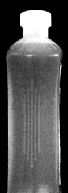
#> input picture data/modelo_botela.tif, 68 x 193 px
$ python TP1_aplicacion.py
#> lines starting #> are read from the running program, lines starting #| are printed output that depends on the picture; after the words box and inside, x2 and y2 are one past the last pixel; in counts of white or black regions, pixels touching at a corner belong together
### Entrega 1/TP1_utils.py
import cv2 as cv
import numpy as np

######################################################################################
#                                                                                    #
#                          FUNCIONES DE EDICION                                      #
#                                                                                    #
######################################################################################

#Unir imagenes en una sola
#Orientacion horizontal(a lo ancho) axis=0, vertical(a lo largo) axis=1
# [44 lines left out: functions joinImg, opUmbral, not called in this run]

#########################################################
#         OPERADOR INTERVALO UMBRAL ESCALA GRISES        #
# Ref: umbral es la intensidad (0,255)                   #
# Mantiene escala de grises en el intervalo umbral       #
# lo que este fuera del intervalo se transforma a @color #
# @param: imagen, umbral, color                          #
#########################################################

def opUmbralGrises(img, umbral, color):
    for i in range(img.shape[0]):
        for j in range(img.shape[1]):
            if (not(img[i,j] >= umbral[0] and img[i,j] <= umbral[1])):
                img[i,j] = color


#########################################################
#                 OPERADOR OFFSET                       #
# agrega/quita brillo a la imagen                       #
# @param: imagen, offset                                #
#########################################################

# [11 lines left out: function opOffset, not called in this run]


######################################################################################
#                                                                                    #
#                          FUNCIONES OPERATIVAS                                      #
#                                                                                    #
######################################################################################

##################################################
#                                                #
#             Busca el primer px de color        #
# Busca por fila - columna la primer ocurrencia  #
# de pixel.                                      #
# @return posicion de la mitad de la tapa        #
##################################################

def centroBotella(img):
    fila_tapa = 0
    pxs = 0
    flag = False
    for i in range(img.shape[0]):
        for j in range(img.shape[1]):
            if(img[i,j] == 255):
                pxs += 1
                fin_tapa = j
                flag = True
        if (flag):
            fila_tapa = i
            break
    col_tapa = fin_tapa-int(pxs/2)
    pt_med = (fila_tapa,col_tapa)
    return np.array(pt_med)

##########################################################
#Cuenta los px de un determinado color en linea vertical #
# u horizontal                                           #
# default blanco, vertical                               #
##########################################################

# [9 lines left out: function contadorPxColor, not called in this run]

##########################################################
#                                                        #
#               Aislar y ecuadrar objetos                #
#                                                        #
# Recorre por columna cada fila buscando el primer px    #
# de distinto @color al del fondo                        #
# @return: coordenadas de inicio y final del obj         #
##########################################################

def coord_bounding_box(img, color, margen):
    x_i = 0
    y_i = 0
    x_f = img.shape[1]
    y_f = 0
    flag = True
    #Busco inicio y final a lo ancho (x)
    for j in range(img.shape[1]):
        if(flag and np.average(img[:,j]) > 10):
            x_i = (j-margen if (j-margen)>0 else 0)
            flag = False
        if(not(flag) and np.average(img[:,j]) < 10):
            x_f = (j+margen if (j+margen)<img.shape[1] else img.shape[1])
            break

    #Busco inicio y final a lo largo (y)
    flag = True
    for i in range(img.shape[0]):
        if(flag and np.average(img[i,:]) > 10):
            y_i = (i-margen if (i-margen)>0 else 0)
            flag = False
        if(not(flag) and np.average(img[i,:]) < 10):
            y_f = (i+margen if (i+margen)>img.shape[0] else img.shape[0])
            break
        y_f = i

    return [(x_i, y_i), (x_f, y_f)]

def bounding_box(img, _color=(0,255,0)):
    margen = 4
    inicio, fin = coord_bounding_box(img, 0, margen)
    img_RGB = cv.cvtColor(img, cv.COLOR_GRAY2RGB)
    cv.rectangle(img_RGB, inicio, fin, color=_color, thickness=1)

    return img_RGB, inicio, fin

### Entrega 1/TP1_aplicacion.py
import numpy as np
import cv2 as cv
import matplotlib.pyplot as plt
from TP1_utils import *

#Se tomó una de las botellas llenas para tener como referencia para los calculos
def botellaLlena():
    img_modelo = cv.imread("../data/modelo_botela.tif",cv.IMREAD_GRAYSCALE)
#> img_modelo is the input picture: shape (193, 68); min 0, max 255, mean 83.2
    opUmbralGrises(img_modelo,(0,210),255)
    pt_med = centroBotella(img_modelo)
#> pt_med = [10, 35]
    fila_med = img_modelo[pt_med[0]:,pt_med[1]]
#> fila_med = 183 values, max 255 at index 0, min 56 at index 71, mean 133.7
    px_llena = np.average(fila_med)
#> px_llena = 133.7
    return px_llena

ref_llena = botellaLlena()
#> ref_llena = 133.7
p_umbral = 0.15   # 15% con respecto a la botella llena
umbral = ref_llena * (1 + p_umbral)     #Si no esta llena, va a tener mas blanco ->255
#> umbral = 153.7

#Pre-procesamiento
#Se carga la imagen a analizar, se la pre procesa mateniendo la escala de grises dentro del
#intervalo de intensidad (0,210) y por fuera se lo lleva a 255, para eliminar ruido
img = cv.imread("../data/botellas.tif",cv.IMREAD_GRAYSCALE)
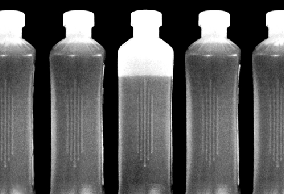
#> input picture data/botellas.tif, 284 x 194 px
#> img is the input picture: shape (194, 284); min 0, max 255, mean 90.1
print('alto: %d, ancho: %d' % (img.shape[0], img.shape[1]))
#| alto: 194, ancho: 284
opUmbralGrises(img,(0,210),255)
#> call 2 of opUmbralGrises, with umbral = (0, 210), color = 255
#> after the loop in opUmbralGrises (call 2), `for i in range(img.shape[0]):`:
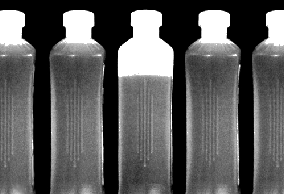
#> img: shape (194, 284); 3.8% of pixels changed, all inside (x1, y1, x2, y2) = (0, 10, 284, 180)
cv.imshow("transformada ", img)
cv.waitKey(0)
cv.destroyAllWindows()

"""
img_rgb, inicio, fin = bounding_box(img)
cv.imshow("transformada ", img_rgb)
cv.waitKey(0)
cv.destroyAllWindows()
"""
#Se procesara la imagen tomando de a una botella, aislandola mediante límites en la imagen
#luego se recorta la parte analizada para realizar el mismo procedimiento con el resto de la imagen
#Si se encuentra una botella con menos contenido, se guardan sus coordenadas absolutas de "aislamiento"
#y se guarda su porcentaje de llenado. Una vez analizada toda la imagen, por medio de una imagen copiada
#a RGB, se le realiza un bounding box a cada botella que tenga menos contenido, mediante las coordenadas
# guardadas
col = 0
contador = 0
vuelta = 1
img_print = img.copy()
roi_i = []
roi_f = []
porcentaje = []
while(img.shape[1]!=0):
    inicio, fin = coord_bounding_box(img,0,2)
#> after the loop in coord_bounding_box, `for j in range(img.shape[1]):`: flag = False; x_i = 0
#> after the loop in coord_bounding_box, `for i in range(img.shape[0]):`: flag = False; y_i = 8
#> inicio = (0, 8); fin = (37, 193)
    x_i = inicio[0]
#> x_i = 0
    y_i = inicio[1]
#> y_i = 8
    x_f = fin[0]
#> x_f = 37
    y_f = fin[1]
#> y_f = 193

    pt_med = centroBotella(img[:,:x_f])     #Ubica el centro aproximado (en x) de la botella
#> pt_med = [10, 9]

    col_med = img[pt_med[0]:,pt_med[1]]     #Toma toda la columna
#> col_med = 184 values, max 255 at index 0, min 53 at index 68, mean 130

    avg_botella = np.average(col_med)
#> avg_botella = 130
    #Si la botella tiene menos contenido (teniendo en cuenta un umbral de error de llenado)
    #Se coloca la agrega al vector la posicion absoluta el inicio y final (diagonalmente opuestos)
    #de la ROI donde se encuentra la botella defectuosa. Ademas se guarda su porcentaje de llenado
    #el cual sera >100% debido a que el prom será un numero mayor (por contener mas blanco), por lo
    #que se acomoda mediante algebra
    if(avg_botella > umbral):
        inicio = (x_i + col, y_i)
        fin = (x_f + col, y_f)
        roi_i.append(inicio)
        roi_f.append(fin)

        porc = 200 - (avg_botella*100/ref_llena)
        porcentaje.append(porc)

        contador += 1
        print("contador:", contador)

    img_rgb, _, _ = bounding_box(img)
#> in bounding_box, `inicio, fin = coord_bounding_box(img, 0, margen)`: inicio = (0, 6); fin = (39, 193)
#> in bounding_box, `cv.rectangle(img_RGB, inicio, fin, color=_color, thickness=1)`:
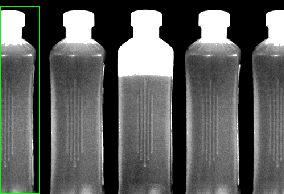
#> img_RGB: shape (194, 284, 3); mean B, G, R 90.1, 92.2, 90.1
    cv.imshow("transformada ", img_rgb)
    cv.waitKey(0)
    cv.destroyAllWindows()
    col += x_f
#> col = 37
    img = img[:,x_f:].copy()
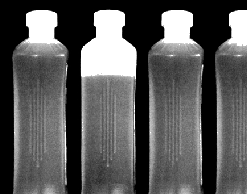
#> img: shape (194, 247); min 0, max 255, mean 88.3

roi_i = np.array(roi_i)
roi_f = np.array(roi_f)
porcentaje = np.array(porcentaje)
img_RGB = cv.cvtColor(img_print, cv.COLOR_GRAY2RGB)

for i in range(roi_i.shape[0]):
    inicio = (roi_i[0][0],roi_i[0][1])
    fin = (roi_f[0][0],roi_f[0][1])
    cv.rectangle(img_RGB, inicio, fin, color=(0,0,255), thickness=1)
    print("Porcentaje de llenado: ", porcentaje[i], "%")
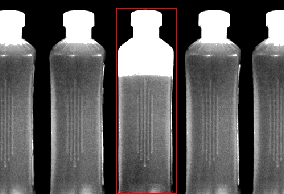
#> img_RGB: shape (194, 284, 3); mean B, G, R 90.5, 90.5, 92.8

cv.imshow("transformada ", img_RGB)
cv.waitKey(0)
cv.destroyAllWindows()
